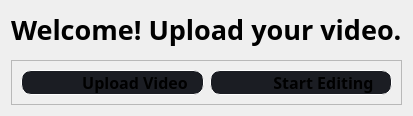
                  <widget class="QWidget" name="Home_page">
                   <layout class="QVBoxLayout" name="verticalLayout_6">
                    <item>
                     <widget class="QLabel" name="label_5">
                      <property name="maximumSize">
                       <size>
                        <width>16777215</width>
                        <height>90</height>
                       </size>
                      </property>
                      <property name="font">
                       <font>
                        <family>Segoe UI Black</family>
                        <pointsize>20</pointsize>
                        <weight>75</weight>
                        <bold>true</bold>
                       </font>
                      </property>
                      <property name="text">
                       <string>Welcome! Upload your video.</string>
                      </property>
                     </widget>
                    </item>
                    <item>
                     <widget class="QWidget" name="video" native="true">
                      <property name="styleSheet">
                       <string notr="true">border:1px solid white
</string>
                      </property>
                     </widget>
                    </item>
                    <item>
                     <widget class="QFrame" name="frame_2">
                      <property name="maximumSize">
                       <size>
                        <width>16777215</width>
                        <height>120</height>
                       </size>
                      </property>
                      <property name="frameShape">
                       <enum>QFrame::StyledPanel</enum>
                      </property>
                      <property name="frameShadow">
                       <enum>QFrame::Raised</enum>
                      </property>
                      <layout class="QHBoxLayout" name="horizontalLayout_11">
                       <item>
                        <widget class="QPushButton" name="btn_uploadvideo">
                         <property name="font">
                          <font>
                           <family>Segoe UI Black</family>
                           <pointsize>12</pointsize>
                           <weight>75</weight>
                           <bold>true</bold>
                          </font>
                         </property>
                         <property name="styleSheet">
                          <string notr="true">QPushButton {	
	
    background-repeat: no-repeat;
	border:1px solid white;
	border-radius:10px;
	background-color: rgb(27, 29, 35);
	text-align: center;
	padding-left: 45px;
}
QPushButton:hover {
	background-color: rgb(33, 37, 43);
	border-left: 28px solid rgb(33, 37, 43);
}
QPushButton:pressed {	
	background-color: rgb(85, 170, 255);
	border-left: 28px solid rgb(85, 170, 255);
}</string>
                         </property>
                         <property name="text">
                          <string>Upload Video</string>
                         </property>
                        </widget>
                       </item>
                       <item>
                        <widget class="QPushButton" name="btn_startediting">
                         <property name="font">
                          <font>
                           <family>Segoe UI Black</family>
                           <pointsize>12</pointsize>
                           <weight>75</weight>
                           <bold>true</bold>
                          </font>
                         </property>
                         <property name="styleSheet">
                          <string notr="true">QPushButton {	
	
    background-repeat: no-repeat;
	border:1px solid white;
	border-radius:10px;
	background-color: rgb(27, 29, 35);
	text-align: center;
	padding-left: 45px;
}
QPushButton:hover {
	background-color: rgb(33, 37, 43);
	border-left: 28px solid rgb(33, 37, 43);
}
QPushButton:pressed {	
	background-color: rgb(85, 170, 255);
	border-left: 28px solid rgb(85, 170, 255);
}</string>
                         </property>
                         <property name="text">
                          <string>Start Editing</string>
                         </property>
                        </widget>
                       </item>
                      </layout>
                     </widget>
                    </item>
                   </layout>
                  </widget>
